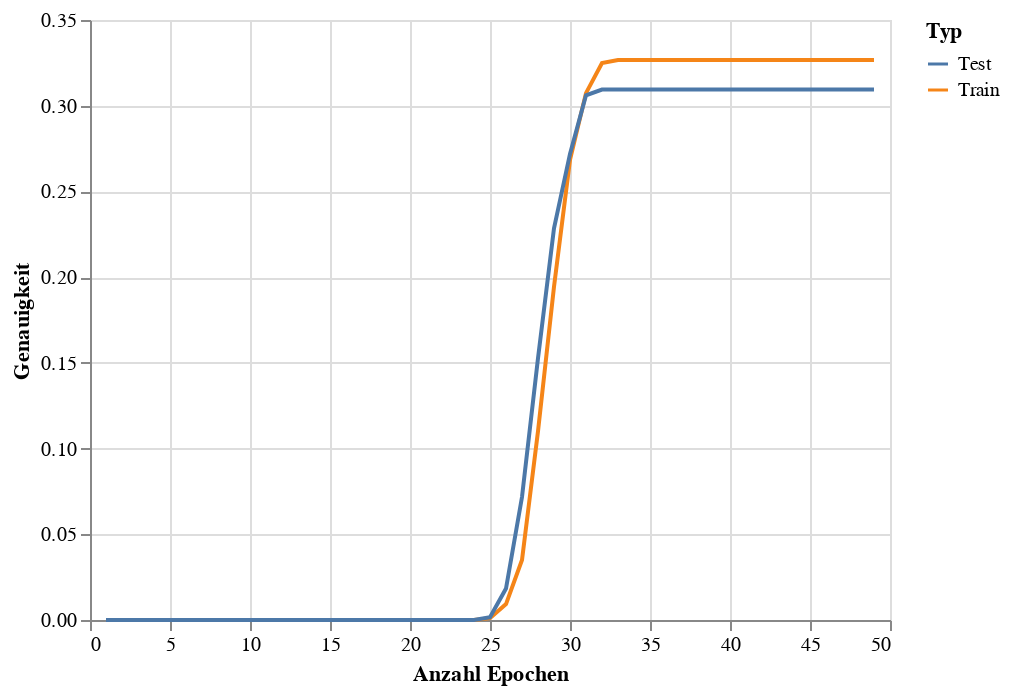

This figure's notebook cell:
### Code cell
train_eval_accuracy_chart = alt.Chart(accuracy_df).mark_line().encode(
    x = alt.X('Epoch',title='Anzahl Epochen'),
    y = alt.Y('Accuracy',title='Genauigkeit'),
    color = alt.Color('Type',title='Typ')
)
train_eval_accuracy_chart

### Figure 1 — Vega-Lite specification as saved in the notebook (floating-point values rounded to 4 significant figures)
{"config": {"view": {"continuousWidth": 400, "continuousHeight": 300}}, "data": {"name": "data-9cbb4b878ae2e78fa2b2a1513e0a0988"}, "mark": "line", "encoding": {"color": {"field": "Type", "title": "Typ", "type": "nominal"}, "x": {"field": "Epoch", "title": "Anzahl Epochen", "type": "quantitative"}, "y": {"field": "Accuracy", "title": "Genauigkeit", "type": "quantitative"}}, "$schema": "https://vega.github.io/schema/vega-lite/v4.17.0.json", "datasets": {"data-9cbb4b878ae2e78fa2b2a1513e0a0988": [{"Epoch": 1, "Accuracy": 0.0, "Type": "Train"}, {"Epoch": 2, "Accuracy": 0.0, "Type": "Train"}, {"Epoch": 3, "Accuracy": 0.0, "Type": "Train"}, {"Epoch": 4, "Accuracy": 0.0, "Type": "Train"}, {"Epoch": 5, "Accuracy": 0.0, "Type": "Train"}, {"Epoch": 6, "Accuracy": 0.0, "Type": "Train"}, {"Epoch": 7, "Accuracy": 0.0, "Type": "Train"}, {"Epoch": 8, "Accuracy": 0.0, "Type": "Train"}, {"Epoch": 9, "Accuracy": 0.0, "Type": "Train"}, {"Epoch": 10, "Accuracy": 0.0, "Type": "Train"}, {"Epoch": 11, "Accuracy": 0.0, "Type": "Train"}, {"Epoch": 12, "Accuracy": 0.0, "Type": "Train"}, {"Epoch": 13, "Accuracy": 0.0, "Type": "Train"}, {"Epoch": 14, "Accuracy": 0.0, "Type": "Train"}, {"Epoch": 15, "Accuracy": 0.0, "Type": "Train"}, {"Epoch": 16, "Accuracy": 0.0, "Type": "Train"}, {"Epoch": 17, "Accuracy": 0.0, "Type": "Train"}, {"Epoch": 18, "Accuracy": 0.0, "Type": "Train"}, {"Epoch": 19, "Accuracy": 0.0, "Type": "Train"}, {"Epoch": 20, "Accuracy": 0.0, "Type": "Train"}, {"Epoch": 21, "Accuracy": 0.0, "Type": "Train"}, {"Epoch": 22, "Accuracy": 0.0, "Type": "Train"}, {"Epoch": 23, "Accuracy": 0.0, "Type": "Train"}, {"Epoch": 24, "Accuracy": 0.0, "Type": "Train"}, {"Epoch": 25, "Accuracy": 0.001072, "Type": "Train"}, {"Epoch": 26, "Accuracy": 0.009292, "Type": "Train"}, {"Epoch": 27, "Accuracy": 0.03503, "Type": "Train"}, {"Epoch": 28, "Accuracy": 0.1101, "Type": "Train"}, {"Epoch": 29, "Accuracy": 0.1944, "Type": "Train"}, {"Epoch": 30, "Accuracy": 0.2684, "Type": "Train"}, {"Epoch": 31, "Accuracy": 0.3074, "Type": "Train"}, {"Epoch": 32, "Accuracy": 0.3249, "Type": "Train"}, {"Epoch": 33, "Accuracy": 0.3267, "Type": "Train"}, {"Epoch": 34, "Accuracy": 0.3267, "Type": "Train"}, {"Epoch": 35, "Accuracy": 0.3267, "Type": "Train"}, {"Epoch": 36, "Accuracy": 0.3267, "Type": "Train"}, {"Epoch": 37, "Accuracy": 0.3267, "Type": "Train"}, {"Epoch": 38, "Accuracy": 0.3267, "Type": "Train"}, {"Epoch": 39, "Accuracy": 0.3267, "Type": "Train"}, {"Epoch": 40, "Accuracy": 0.3267, "Type": "Train"}, {"Epoch": 41, "Accuracy": 0.3267, "Type": "Train"}, {"Epoch": 42, "Accuracy": 0.3267, "Type": "Train"}, {"Epoch": 43, "Accuracy": 0.3267, "Type": "Train"}, {"Epoch": 44, "Accuracy": 0.3267, "Type": "Train"}, {"Epoch": 45, "Accuracy": 0.3267, "Type": "Train"}, {"Epoch": 46, "Accuracy": 0.3267, "Type": "Train"}, {"Epoch": 47, "Accuracy": 0.3267, "Type": "Train"}, {"Epoch": 48, "Accuracy": 0.3267, "Type": "Train"}, {"Epoch": 49, "Accuracy": 0.3267, "Type": "Train"}, {"Epoch": 1, "Accuracy": 0.0, "Type": "Test"}, {"Epoch": 2, "Accuracy": 0.0, "Type": "Test"}, {"Epoch": 3, "Accuracy": 0.0, "Type": "Test"}, {"Epoch": 4, "Accuracy": 0.0, "Type": "Test"}, {"Epoch": 5, "Accuracy": 0.0, "Type": "Test"}, {"Epoch": 6, "Accuracy": 0.0, "Type": "Test"}, {"Epoch": 7, "Accuracy": 0.0, "Type": "Test"}, {"Epoch": 8, "Accuracy": 0.0, "Type": "Test"}, {"Epoch": 9, "Accuracy": 0.0, "Type": "Test"}, {"Epoch": 10, "Accuracy": 0.0, "Type": "Test"}, {"Epoch": 11, "Accuracy": 0.0, "Type": "Test"}, {"Epoch": 12, "Accuracy": 0.0, "Type": "Test"}, {"Epoch": 13, "Accuracy": 0.0, "Type": "Test"}, {"Epoch": 14, "Accuracy": 0.0, "Type": "Test"}, {"Epoch": 15, "Accuracy": 0.0, "Type": "Test"}, {"Epoch": 16, "Accuracy": 0.0, "Type": "Test"}, {"Epoch": 17, "Accuracy": 0.0, "Type": "Test"}, {"Epoch": 18, "Accuracy": 0.0, "Type": "Test"}, {"Epoch": 19, "Accuracy": 0.0, "Type": "Test"}, {"Epoch": 20, "Accuracy": 0.0, "Type": "Test"}, {"Epoch": 21, "Accuracy": 0.0, "Type": "Test"}, {"Epoch": 22, "Accuracy": 0.0, "Type": "Test"}, {"Epoch": 23, "Accuracy": 0.0, "Type": "Test"}, {"Epoch": 24, "Accuracy": 0.0, "Type": "Test"}, {"Epoch": 25, "Accuracy": 0.001668, "Type": "Test"}, {"Epoch": 26, "Accuracy": 0.01835, "Type": "Test"}, {"Epoch": 27, "Accuracy": 0.07173, "Type": "Test"}, {"Epoch": 28, "Accuracy": 0.1526, "Type": "Test"}, {"Epoch": 29, "Accuracy": 0.2285, "Type": "Test"}, {"Epoch": 30, "Accuracy": 0.2719, "Type": "Test"}, {"Epoch": 31, "Accuracy": 0.3061, "Type": "Test"}, {"Epoch": 32, "Accuracy": 0.3094, "Type": "Test"}, {"Epoch": 33, "Accuracy": 0.3094, "Type": "Test"}, {"Epoch": 34, "Accuracy": 0.3094, "Type": "Test"}, {"Epoch": 35, "Accuracy": 0.3094, "Type": "Test"}, {"Epoch": 36, "Accuracy": 0.3094, "Type": "Test"}, {"Epoch": 37, "Accuracy": 0.3094, "Type": "Test"}, {"Epoch": 38, "Accuracy": 0.3094, "Type": "Test"}, {"Epoch": 39, "Accuracy": 0.3094, "Type": "Test"}, {"Epoch": 40, "Accuracy": 0.3094, "Type": "Test"}, {"Epoch": 41, "Accuracy": 0.3094, "Type": "Test"}, {"Epoch": 42, "Accuracy": 0.3094, "Type": "Test"}, {"Epoch": 43, "Accuracy": 0.3094, "Type": "Test"}, {"Epoch": 44, "Accuracy": 0.3094, "Type": "Test"}, {"Epoch": 45, "Accuracy": 0.3094, "Type": "Test"}, {"Epoch": 46, "Accuracy": 0.3094, "Type": "Test"}, {"Epoch": 47, "Accuracy": 0.3094, "Type": "Test"}, {"Epoch": 48, "Accuracy": 0.3094, "Type": "Test"}, {"Epoch": 49, "Accuracy": 0.3094, "Type": "Test"}]}}
